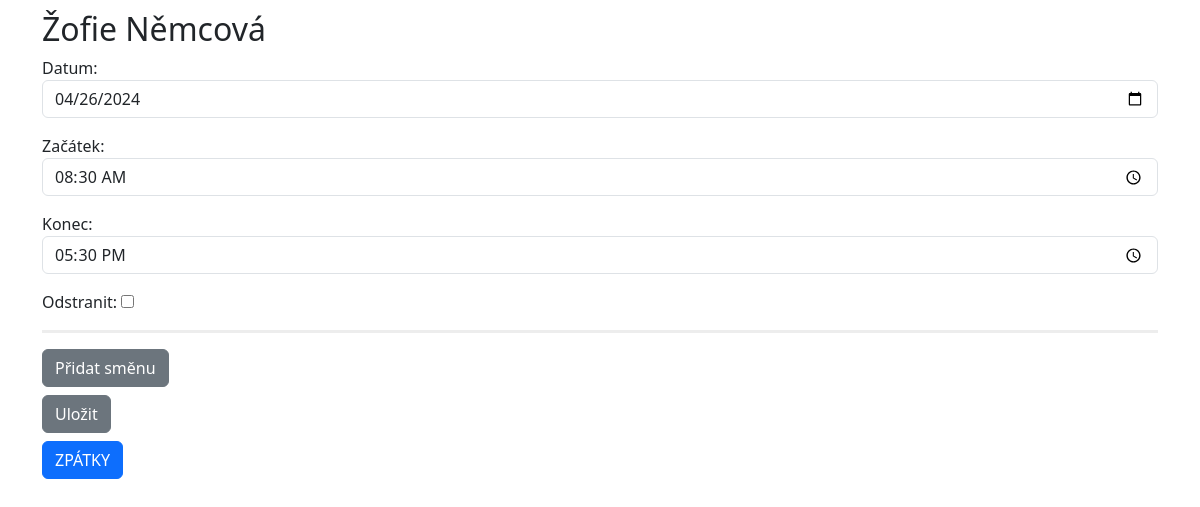
The page /sprava/smeny/1/ (signed in) on the database as committed earlier.
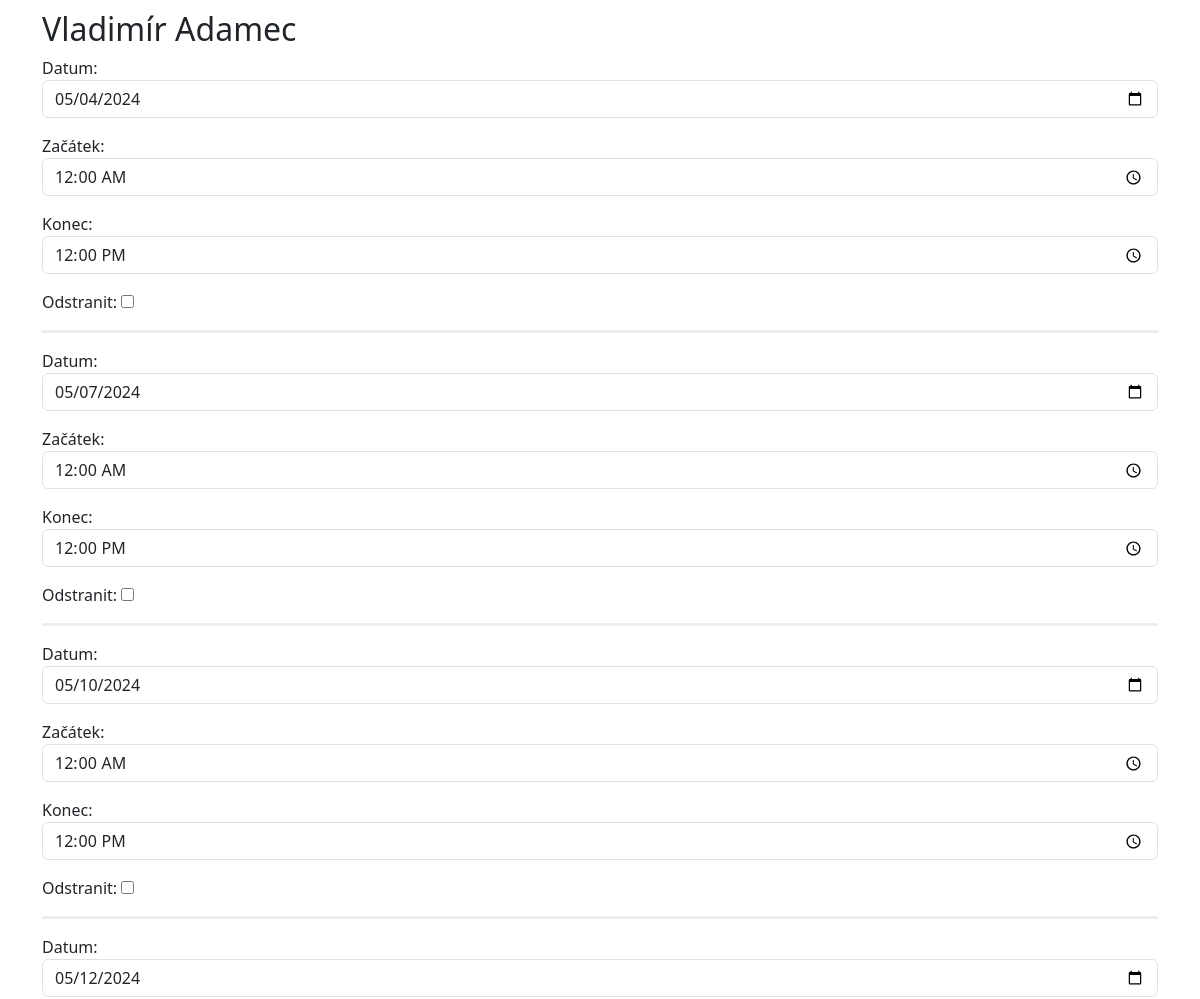
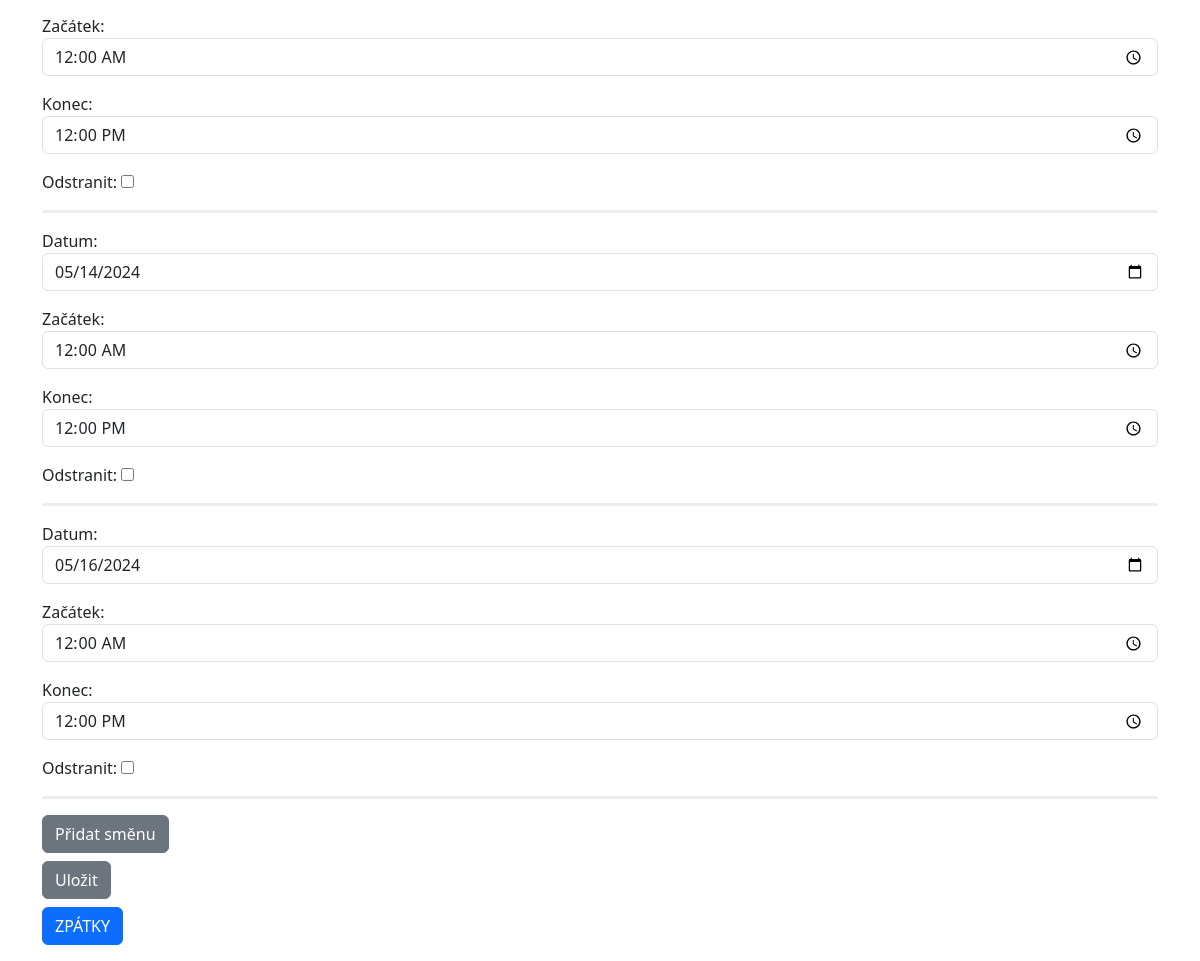
The same page on the database as committed later (2 pictures, top to bottom).
### caregiver/models.py (models this page shows)
class Caregiver(models.Model):
    user = models.OneToOneField(User, on_delete=models.CASCADE, default='', related_name='caregiver_profile')
    objects = models.Manager()
    class ShiftManager(models.Manager):
        def create_shift(self, caregiver, date_of_shift, start, end):
            return self.create(caregiver=caregiver, date_of_shift=date_of_shift, start=start, end=end)
    shifts = ShiftManager()
    @property
    def first_name(self):
        return self.user.first_name
    @property
    def last_name(self):
        return self.user.last_name

### home/decorators.py (the view)
        def _wrapped_view(request, *args, **kwargs):
            if request.user.is_authenticated:
                groups = request.user.groups.values_list('name', flat=True)
                if group_name in groups:
                    return view_func(request, *args, **kwargs)
            return redirect('login_user')

### home/views.py (called while the page is built, shortened)
@admin_required
def edit_shifts(request, pk):
    caregiver = Caregiver.objects.get(pk=pk)
    shifts = Shift.objects.all().filter(caregiver=caregiver)
    formset_class = modelformset_factory(Shift, form=CaregiverShiftForm, extra=0, can_delete=True)
    formset = formset_class(request.POST or None, queryset=shifts)
    for form, obj in zip(formset, shifts):
        form.initial['date_of_shift'] = obj.date_of_shift.strftime('%Y-%m-%d')
    context = {
        'caregiver': caregiver,
        'formset': formset
    }
    return render(request, 'edit_shifts.html', context)

### home/templates/edit_shifts.html (shortened to what this page needs)
{% extends 'base_administration.html' %}
{% block content %}
    <h2>{{ caregiver.first_name }} {{ caregiver.last_name }}</h2>
    <form action="" method="POST">
        <div id="shifts-formset" data-form-prefix="shifts" class="formset">
            {% for form in formset %}
                <div class="formset-shifts">
                    {{ form.as_p }}
                    <hr class="solid">
                </div>
            {% endfor %}
        </div>
        <button type="button" id="add-shifts" class="add-formset-item btn btn-secondary mb-2">Přidat směnu</button>
        <br>
        <input type="submit" value="Uložit" class="btn btn-secondary mb-2">
        <br>
        <a href="{% url 'shifts' %}" class="btn btn-primary">ZPÁTKY</a></p>
    </form>
{% endblock %}

Rows that differ between the two databases and show on the page:
changed through a linked row, Caregiver: first_name "Žofie" → "Vladimír"; last_name "Němcová" → "Adamec"
Other text that changed with them:
form field as_p: "04/26/2024" → "05/04/2024"
form field as_p: "08:30:00" → "00:00:00"
form field as_p: "17:30:00" → "12:00:00"
new list line: "Datum: Začátek: Konec: Odstranit: 05/07/2024 00:00:00 12:00:00 ☐"
new list line: "Datum: Začátek: Konec: Odstranit: 05/10/2024 00:00:00 12:00:00 ☐"
new list line: "Datum: Začátek: Konec: Odstranit: 05/12/2024 00:00:00 12:00:00 ☐"
new list line: "Datum: Začátek: Konec: Odstranit: 05/14/2024 00:00:00 12:00:00 ☐"
new list line: "Datum: Začátek: Konec: Odstranit: 05/16/2024 00:00:00 12:00:00 ☐"
